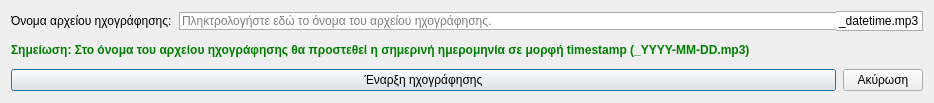
<?xml version="1.0" encoding="UTF-8"?>
<ui version="4.0">
 <class>Dialog</class>
 <widget class="QDialog" name="Dialog">
  <property name="geometry">
   <rect>
    <x>0</x>
    <y>0</y>
    <width>934</width>
    <height>103</height>
   </rect>
  </property>
  <property name="windowTitle">
   <string>Έναρξη ηχογράφησης</string>
  </property>
  <property name="windowIcon">
   <iconset resource="../../icons.qrc">
    <normaloff>:/main-window/assets/images/main-window/record.png</normaloff>:/main-window/assets/images/main-window/record.png</iconset>
  </property>
  <layout class="QGridLayout" name="gridLayout">
   <property name="horizontalSpacing">
    <number>0</number>
   </property>
   <item row="2" column="0" colspan="4">
    <widget class="QFrame" name="frame">
     <property name="styleSheet">
      <string notr="true">QFrame{border:none;}</string>
     </property>
     <property name="frameShape">
      <enum>QFrame::StyledPanel</enum>
     </property>
     <property name="frameShadow">
      <enum>QFrame::Raised</enum>
     </property>
     <layout class="QHBoxLayout" name="horizontalLayout">
      <property name="spacing">
       <number>7</number>
      </property>
      <property name="leftMargin">
       <number>0</number>
      </property>
      <property name="topMargin">
       <number>0</number>
      </property>
      <property name="rightMargin">
       <number>0</number>
      </property>
      <property name="bottomMargin">
       <number>0</number>
      </property>
      <item>
       <widget class="QPushButton" name="start_record">
        <property name="sizePolicy">
         <sizepolicy hsizetype="Expanding" vsizetype="Maximum">
          <horstretch>0</horstretch>
          <verstretch>0</verstretch>
         </sizepolicy>
        </property>
        <property name="minimumSize">
         <size>
          <width>0</width>
          <height>0</height>
         </size>
        </property>
        <property name="text">
         <string>Έναρξη ηχογράφησης</string>
        </property>
        <property name="icon">
         <iconset resource="../../icons.qrc">
          <normaloff>:/main-window/assets/images/main-window/start-recording.png</normaloff>:/main-window/assets/images/main-window/start-recording.png</iconset>
        </property>
       </widget>
      </item>
      <item>
       <widget class="QPushButton" name="cancel">
        <property name="sizePolicy">
         <sizepolicy hsizetype="Minimum" vsizetype="Maximum">
          <horstretch>0</horstretch>
          <verstretch>0</verstretch>
         </sizepolicy>
        </property>
        <property name="minimumSize">
         <size>
          <width>0</width>
          <height>0</height>
         </size>
        </property>
        <property name="text">
         <string>Ακύρωση</string>
        </property>
       </widget>
      </item>
     </layout>
    </widget>
   </item>
   <item row="0" column="1">
    <spacer name="horizontalSpacer">
     <property name="orientation">
      <enum>Qt::Horizontal</enum>
     </property>
     <property name="sizeType">
      <enum>QSizePolicy::Fixed</enum>
     </property>
     <property name="sizeHint" stdset="0">
      <size>
       <width>7</width>
       <height>20</height>
      </size>
     </property>
    </spacer>
   </item>
   <item row="0" column="2">
    <widget class="QLineEdit" name="filename">
     <property name="styleSheet">
      <string notr="true">QLineEdit{
	border-top:1px solid #ABABAB;
	border-bottom:1px solid #ABABAB;
	border-left:1px solid #ABABAB;
	border-right:none;
}</string>
     </property>
     <property name="inputMask">
      <string/>
     </property>
     <property name="dragEnabled">
      <bool>true</bool>
     </property>
     <property name="placeholderText">
      <string>Πληκτρολογήστε εδώ το όνομα του αρχείου ηχογράφησης.</string>
     </property>
     <property name="clearButtonEnabled">
      <bool>true</bool>
     </property>
    </widget>
   </item>
   <item row="0" column="0">
    <widget class="QLabel" name="label">
     <property name="text">
      <string>Όνομα αρχείου ηχογράφησης:</string>
     </property>
    </widget>
   </item>
   <item row="0" column="3">
    <widget class="QLabel" name="filename_suffix">
     <property name="styleSheet">
      <string notr="true">QLabel{
	background-color:white;
	border-top:1px solid #ABABAB;
	border-bottom:1px solid #ABABAB;
	border-right:1px solid #ABABAB;
	padding:0px;
	margin:0px;
	line-height:auto;
}</string>
     </property>
     <property name="text">
      <string>_datetime.mp3</string>
     </property>
    </widget>
   </item>
   <item row="1" column="0" colspan="4">
    <widget class="QLabel" name="label_2">
     <property name="styleSheet">
      <string notr="true">QLabel{
	font-weight:bold;
	color:green;
}</string>
     </property>
     <property name="text">
      <string>Σημείωση: Στο όνομα του αρχείου ηχογράφησης θα προστεθεί η σημερινή ημερομηνία σε μορφή timestamp (_YYYY-MM-DD.mp3)</string>
     </property>
    </widget>
   </item>
  </layout>
 </widget>
 <tabstops>
  <tabstop>filename</tabstop>
  <tabstop>start_record</tabstop>
  <tabstop>cancel</tabstop>
 </tabstops>
 <resources>
  <include location="../../icons.qrc"/>
 </resources>
 <connections/>
</ui>
